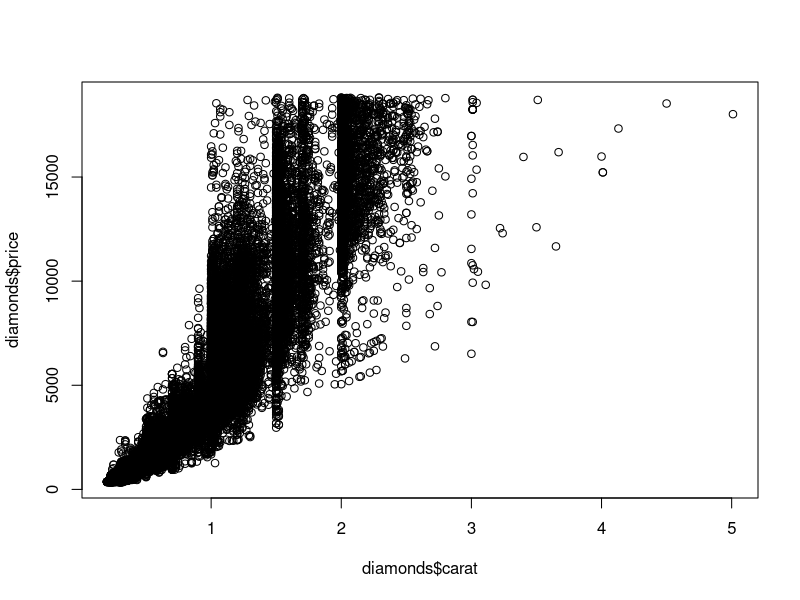
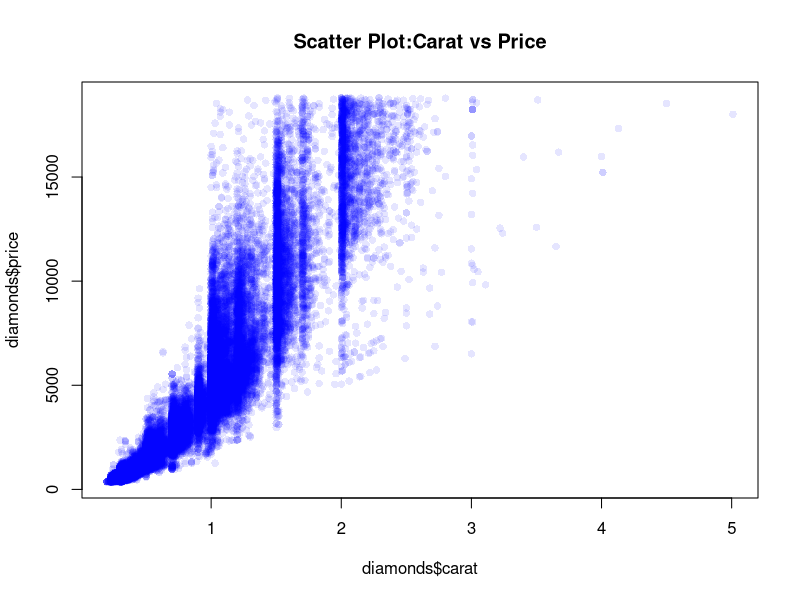
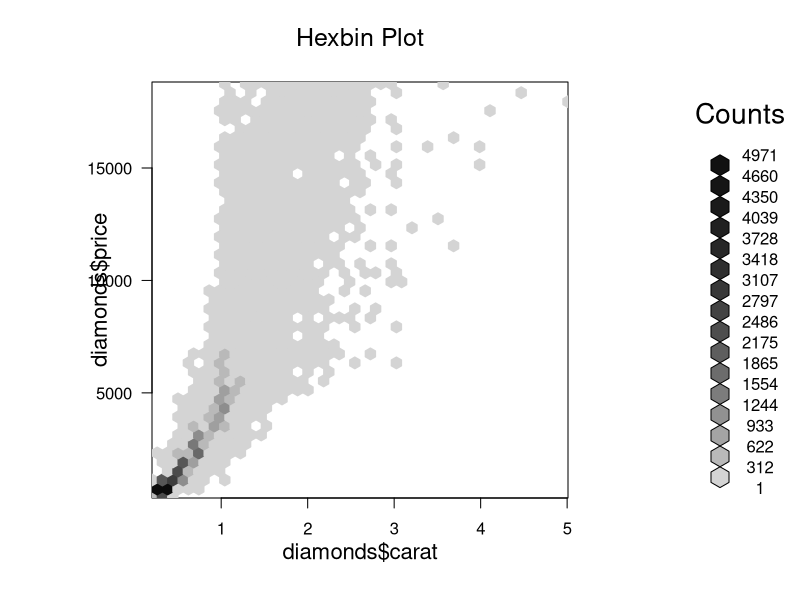
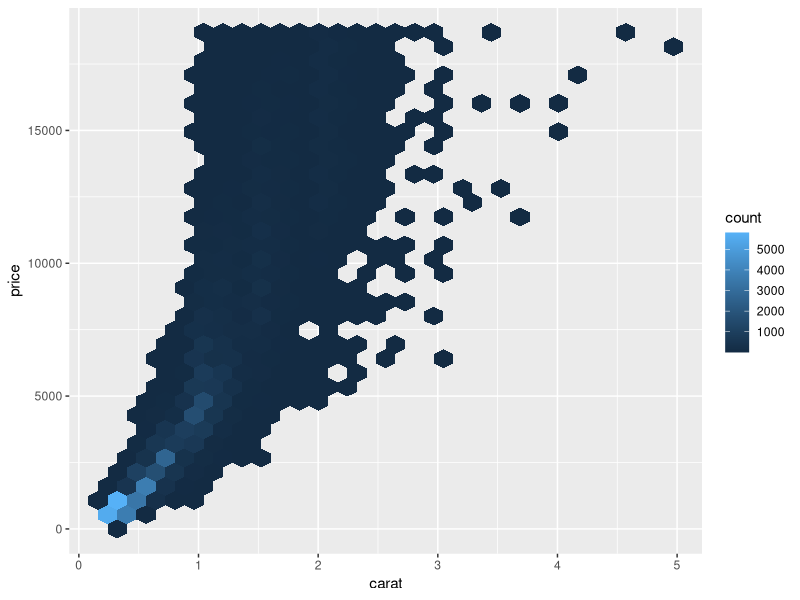
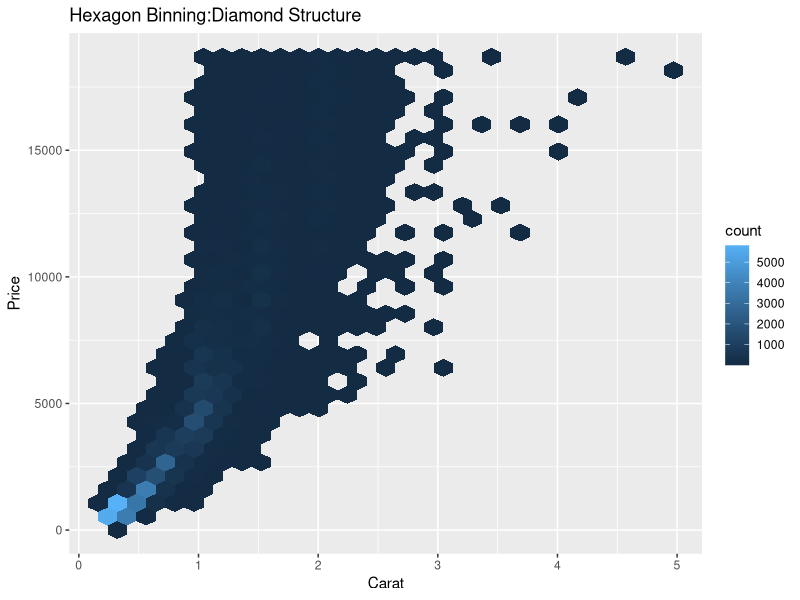
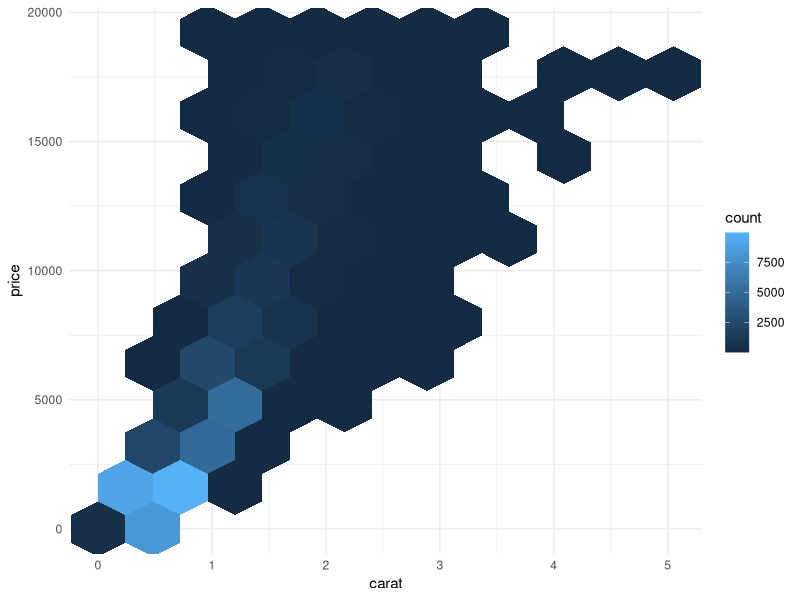
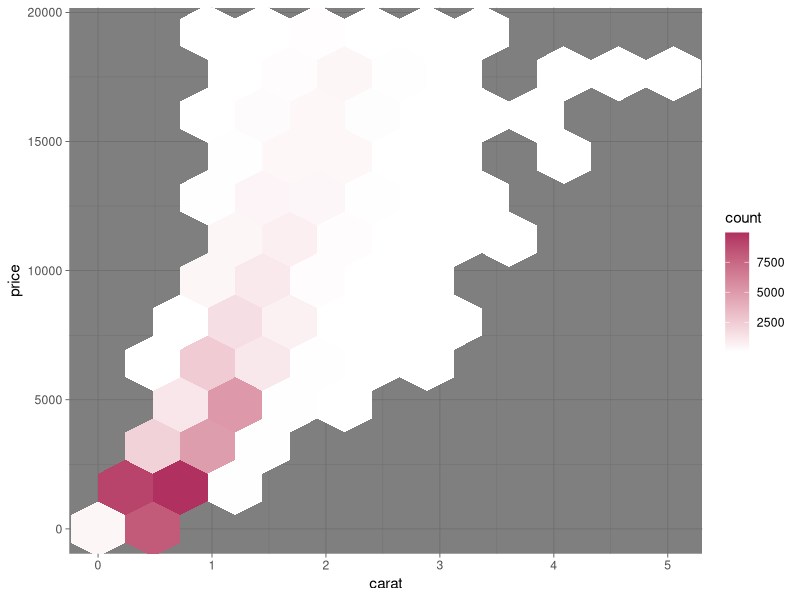
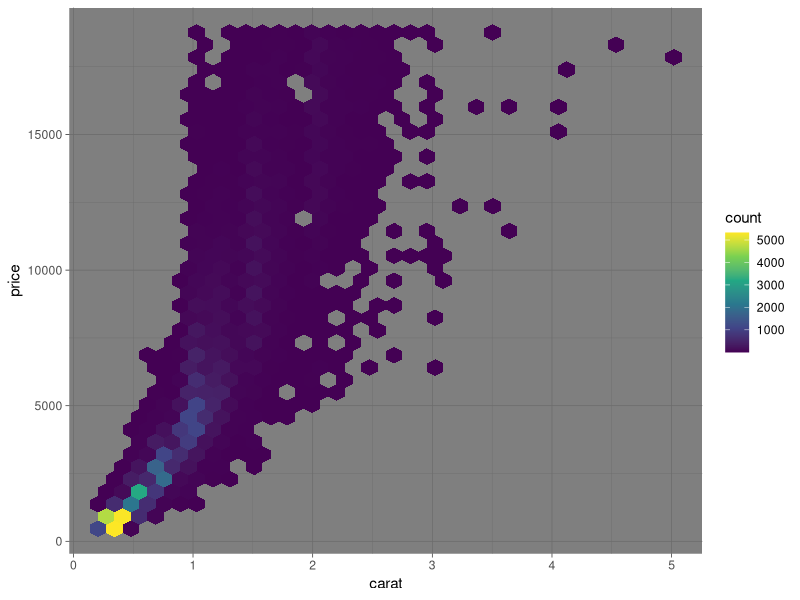

The R source for these figures, in order:
data(diamonds)
#checking all packages
data(package=.packages(all.available = TRUE))
#diamond package -- library ggplot2 loading
library(ggplot2)
data(diamonds)
str(diamonds)
dim(diamonds)
?diamonds
#very basic scatter
plot(diamonds$carat,diamonds$price)
#improved scatter
plot(diamonds$carat,diamonds$price,col=rgb(0,0,1,0.1),pch=16,
     main = "Scatter Plot:Carat vs Price")
#hexbin using base a
install.packages('hexbin')
library(hexbin)
hb<-hexbin(diamonds$carat,diamonds$price,xbins = 40)
plot(hb,main="Hexbin Plot")
#basic hexbin
ggplot(diamonds,aes(x=carat,y=price))+
  geom_hex()
#labeled hexbin plot
ggplot(diamonds,aes(carat,price))+
  geom_hex()+
  labs(title = "Hexagon Binning:Diamond Structure",x="Carat",y="Price")+
  theme_gray()
#control hexagon density
ggplot(diamonds,aes(carat,price))+geom_hex(bins=10)+theme_minimal()
#add color palette(gradient)
ggplot(diamonds,aes(carat,price))+
  geom_hex(bins=10)+
  scale_fill_gradient(low = "white",high = "maroon")+
  theme_dark()
#color meaing---light->fewer ,dark->dense region
#professional palette(viridis)
ggplot(diamonds,aes(carat,price))+geom_hex(bins=35)+scale_fill_viridis_c()+theme_dark()
#professional palette(viridis)
ggplot(diamonds,aes(carat,price))+geom_hex(bins=35)+scale_fill_viridis_c()+theme_light()
#add legend title
ggplot(diamonds,aes(carat,price))+geom_hex(bins=20)+
  scale_fill_viridis_c(name="Count")+
  labs(title = "Density Structure of Diamonds",x="Carat",y="Price")+
  theme_minimal()
#faceted hexbin
ggplot(diamonds,aes(carat,price))+geom_hex()+scale_fill_viridis_c()+
  facet_wrap(~cut)+
  theme()
